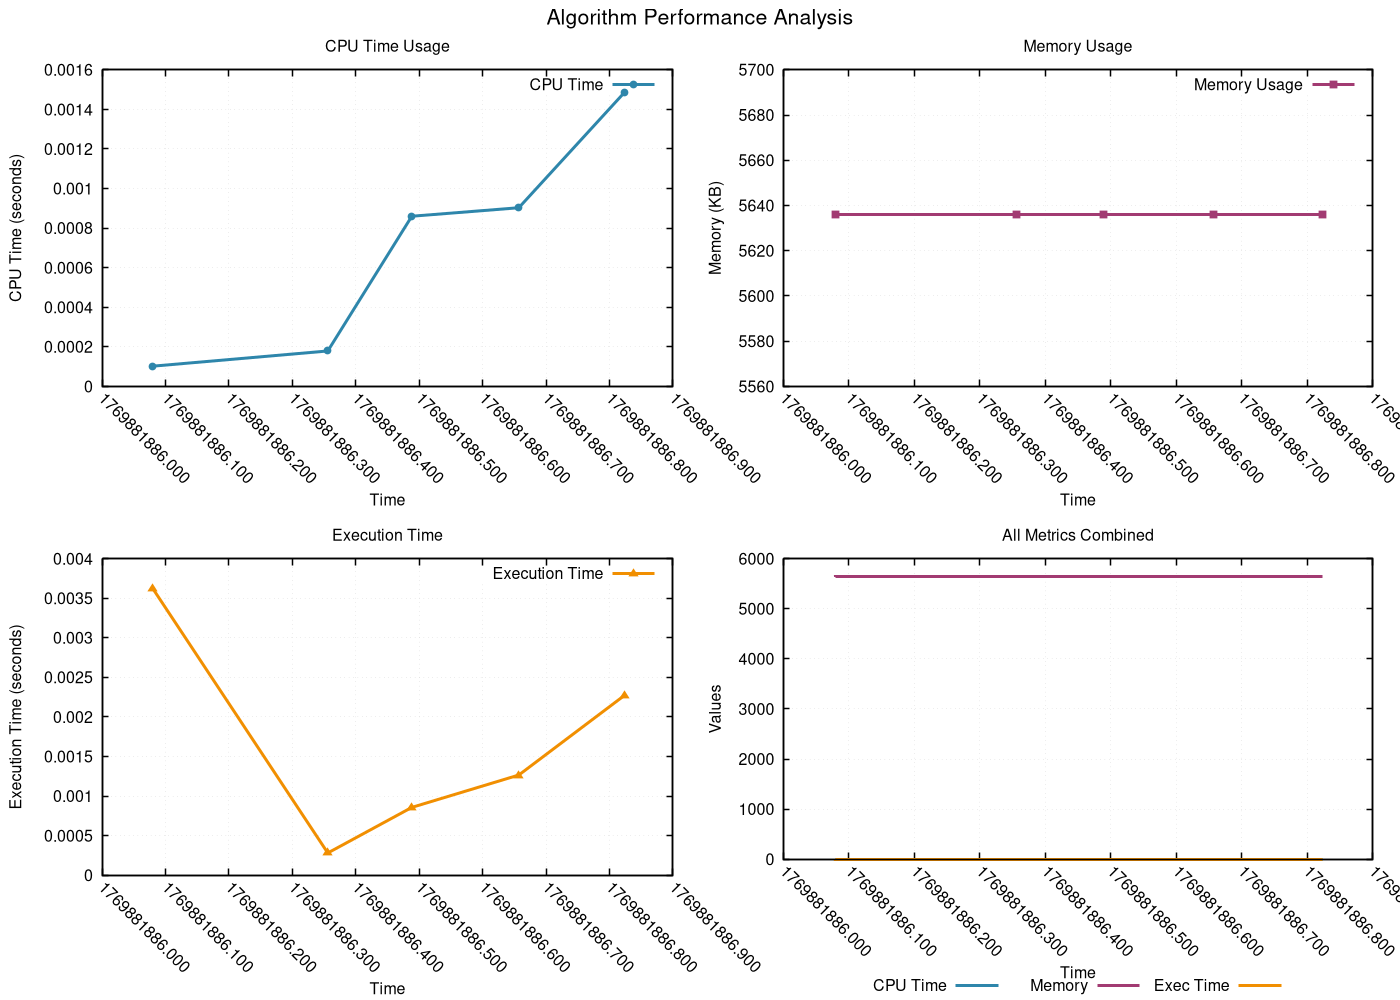

This figure's gnuplot source:
# GNUplot script for resource monitoring
set terminal pngcairo enhanced font 'Helvetica,12' size 1400,1000
set output 'png/heap_sort_20260131_225122.png'

set multiplot layout 2,2 title 'Algorithm Performance Analysis' font 'Helvetica,16'
set style line 1 lc rgb '#2E86AB' lt 1 lw 3 pt 7 ps 0.8
set style line 2 lc rgb '#A23B72' lt 1 lw 3 pt 5 ps 0.8
set style line 3 lc rgb '#F18F01' lt 1 lw 3 pt 9 ps 0.8
set style line 4 lc rgb '#F19C79' lt 1 lw 3 pt 11 ps 0.8
set style line 5 lc rgb '#0ABB9F' lt 1 lw 3 pt 13 ps 0.8

set format x "%.3f"
set xtics rotate by -45
set autoscale x

set title 'CPU Time Usage'
set xlabel 'Time'
set ylabel 'CPU Time (seconds)'
set grid linestyle 1 lc rgb '#D3D3D3' lt 0 lw 1
set border linewidth 1.5
plot 'png/heap_sort_20260131_225122.dat' using 1:2 with linespoints ls 1 title 'CPU Time'
set title 'Memory Usage'
set xlabel 'Time'
set ylabel 'Memory (KB)'
set grid linestyle 1 lc rgb '#D3D3D3' lt 0 lw 1
set border linewidth 1.5
plot 'png/heap_sort_20260131_225122.dat' using 1:3 with linespoints ls 2 title 'Memory Usage'
set title 'Execution Time'
set xlabel 'Time'
set ylabel 'Execution Time (seconds)'
set grid linestyle 1 lc rgb '#D3D3D3' lt 0 lw 1
set border linewidth 1.5
plot 'png/heap_sort_20260131_225122.dat' using 1:4 with linespoints ls 3 title 'Execution Time'
set title 'All Metrics Combined'
set xlabel 'Time'
set ylabel 'Values'
set grid linestyle 1 lc rgb '#D3D3D3' lt 0 lw 1
set border linewidth 1.5
set key outside center bottom horizontal
plot 'png/heap_sort_20260131_225122.dat' using 1:2 with lines ls 1 title 'CPU Time', \
     'png/heap_sort_20260131_225122.dat' using 1:3 with lines ls 2 title 'Memory', \
     'png/heap_sort_20260131_225122.dat' using 1:4 with lines ls 3 title 'Exec Time'
unset multiplot
